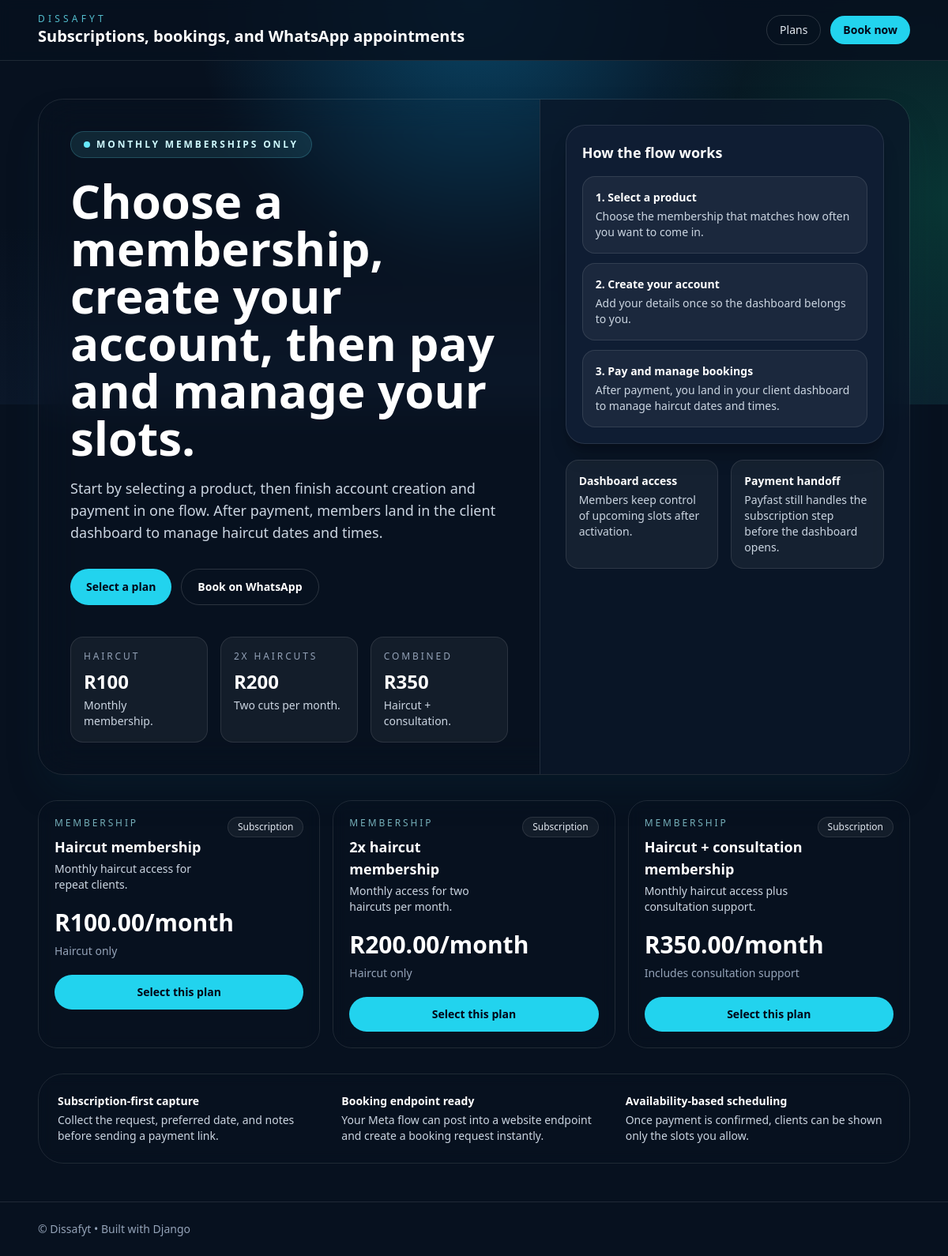
The page / on the database its author committed.
### marketing/models.py (models this page shows, shortened)
class SubscriptionPlan(models.Model):
    code = models.SlugField(max_length=80, unique=True)
    name = models.CharField(max_length=120)
    description = models.TextField(blank=True)
    monthly_amount = models.DecimalField(max_digits=8, decimal_places=2)
    includes_consultation = models.BooleanField(default=False)
    active = models.BooleanField(default=True)
    sort_order = models.PositiveSmallIntegerField(default=0)
    class Meta:
        ordering = ["sort_order", "name"]

### marketing/views.py (the view, shortened to what this page needs)
# urls.py: path("", home_view, name="home"),
def home_view(request):
    plans = list(SubscriptionPlan.objects.filter(active=True).order_by("sort_order", "name"))
    pricing_cards = [
        {
            "code": plan.code,
            "title": plan.name,
            "price": f"R{plan.monthly_amount:.2f}/month",
            "billing": "Subscription",
            "description": plan.description,
            "includes_consultation": plan.includes_consultation,
        }
        for plan in plans
    ]
    return render(request, "marketing/home.html", {"pricing_cards": pricing_cards})

### marketing/templates/marketing/home.html (shortened to what this page needs)
<!DOCTYPE html>
<html lang="en">
  <head>
    <script src="https://cdn.tailwindcss.com"></script>
  </head>
  <body class="min-h-screen bg-[#07111f] text-slate-100">
    <div class="absolute inset-x-0 top-0 -z-10 h-[32rem] bg-[radial-gradient(circle_at_top,rgba(14,165,233,0.35),transparent_45%),radial-gradient(circle_at_right,rgba(16,185,129,0.22),transparent_32%),linear-gradient(180deg,#07111f_0%,#07111f_56%,#0b1729_100%)]"></div>
    <header class="sticky top-0 z-20 border-b border-white/10 bg-[#07111f]/85 backdrop-blur">
      <div class="mx-auto flex max-w-6xl items-center justify-between px-4 py-4 md:px-6">
        <div>
          <p class="text-xs uppercase tracking-[0.35em] text-cyan-300/80">Dissafyt</p>
          <h1 class="text-lg font-semibold text-white md:text-xl">Subscriptions, bookings, and WhatsApp appointments</h1>
        </div>
        <div class="hidden items-center gap-3 md:flex">
          <a href="#plans" class="rounded-full border border-white/15 px-4 py-2 text-sm text-slate-200 hover:border-cyan-300/50 hover:text-white">Plans</a>
          <a href="#booking" class="rounded-full bg-cyan-400 px-4 py-2 text-sm font-semibold text-slate-950 hover:bg-cyan-300">Book now</a>
        </div>
      </div>
    </header>
    <main class="mx-auto max-w-6xl px-4 py-8 md:px-6 md:py-12">
      <section class="overflow-hidden rounded-[2rem] border border-white/10 bg-white/6 shadow-2xl shadow-cyan-950/25 backdrop-blur-xl">
        <div class="grid gap-0 md:grid-cols-[1.15fr,0.85fr]">
          <div class="relative p-6 md:p-10" id="booking">
            <div class="inline-flex items-center gap-2 rounded-full border border-cyan-300/20 bg-cyan-300/10 px-4 py-2 text-xs font-semibold uppercase tracking-[0.24em] text-cyan-100">
              <span class="h-2 w-2 rounded-full bg-cyan-300"></span>
              Monthly memberships only
            </div>
            <h2 class="mt-6 max-w-xl text-4xl font-semibold leading-[1.05] text-white md:text-6xl">
              Choose a membership, create your account, then pay and manage your slots.
            </h2>
            <p class="mt-5 max-w-2xl text-base leading-7 text-slate-300 md:text-lg">
              Start by selecting a product, then finish account creation and payment in one flow.
              After payment, members land in the client dashboard to manage haircut dates and times.
            </p>
            <div class="mt-8 flex flex-wrap gap-3">
              <a href="#plans" class="inline-flex items-center rounded-full bg-cyan-400 px-5 py-3 text-sm font-semibold text-slate-950 hover:bg-cyan-300">
                Select a plan
              </a>
              <a href="https://wa.me/27818082570" target="_blank" rel="noopener noreferrer" class="inline-flex items-center rounded-full border border-white/15 px-5 py-3 text-sm font-semibold text-white hover:border-cyan-300/50 hover:bg-white/5">
                Book on WhatsApp
              </a>
            </div>
            <div class="mt-10 grid gap-4 sm:grid-cols-3">
              <div class="rounded-2xl border border-white/10 bg-white/5 p-4">
                <p class="text-xs uppercase tracking-[0.24em] text-slate-400">Haircut</p>
                <p class="mt-2 text-2xl font-semibold text-white">R100</p>
                <p class="mt-1 text-sm text-slate-300">Monthly membership.</p>
              </div>
              <div class="rounded-2xl border border-white/10 bg-white/5 p-4">
                <p class="text-xs uppercase tracking-[0.24em] text-slate-400">2x Haircuts</p>
                <p class="mt-2 text-2xl font-semibold text-white">R200</p>
                <p class="mt-1 text-sm text-slate-300">Two cuts per month.</p>
              </div>
              <div class="rounded-2xl border border-white/10 bg-white/5 p-4">
                <p class="text-xs uppercase tracking-[0.24em] text-slate-400">Combined</p>
                <p class="mt-2 text-2xl font-semibold text-white">R350</p>
                <p class="mt-1 text-sm text-slate-300">Haircut + consultation.</p>
              </div>
            </div>
          </div>
          <div class="border-t border-white/10 bg-[#0b1729]/80 p-6 md:border-l md:border-t-0 md:p-8">
            <div class="rounded-[1.5rem] border border-white/10 bg-[#0f1d33] p-5 shadow-xl shadow-black/20">
              <h3 class="text-lg font-semibold text-white">How the flow works</h3>
              <div class="mt-4 space-y-3 text-sm text-slate-300">
                <div class="rounded-2xl border border-white/10 bg-white/5 p-4">
                  <p class="font-semibold text-white">1. Select a product</p>
                  <p class="mt-1">Choose the membership that matches how often you want to come in.</p>
                </div>
                <div class="rounded-2xl border border-white/10 bg-white/5 p-4">
                  <p class="font-semibold text-white">2. Create your account</p>
                  <p class="mt-1">Add your details once so the dashboard belongs to you.</p>
                </div>
                <div class="rounded-2xl border border-white/10 bg-white/5 p-4">
                  <p class="font-semibold text-white">3. Pay and manage bookings</p>
                  <p class="mt-1">After payment, you land in your client dashboard to manage haircut dates and times.</p>
                </div>
              </div>
            </div>
            <div class="mt-5 grid gap-4 md:grid-cols-2">
              <div class="rounded-2xl border border-white/10 bg-white/5 p-4">
                <h4 class="text-sm font-semibold text-white">Dashboard access</h4>
                <p class="mt-1 text-sm text-slate-300">Members keep control of upcoming slots after activation.</p>
              </div>
              <div class="rounded-2xl border border-white/10 bg-white/5 p-4">
                <h4 class="text-sm font-semibold text-white">Payment handoff</h4>
                <p class="mt-1 text-sm text-slate-300">Payfast still handles the subscription step before the dashboard opens.</p>
              </div>
            </div>
          </div>
        </div>
      </section>
      <section class="mt-8 grid gap-4 md:grid-cols-2 lg:grid-cols-3" id="plans">
        {% for card in pricing_cards %}
          <div class="rounded-[1.5rem] border border-white/10 bg-white/6 p-5 backdrop-blur">
            <div class="flex items-start justify-between gap-4">
              <div>
                <p class="text-xs uppercase tracking-[0.24em] text-cyan-200/70">Membership</p>
                <h3 class="mt-2 text-lg font-semibold text-white">{{ card.title }}</h3>
                <p class="mt-1 text-sm text-slate-300">{{ card.description }}</p>
              </div>
              <span class="rounded-full border border-white/10 bg-white/5 px-3 py-1 text-xs font-medium text-slate-200">{{ card.billing }}</span>
            </div>
            <p class="mt-5 text-3xl font-semibold text-white">{{ card.price }}</p>
            <p class="mt-2 text-sm text-slate-400">{{ card.includes_consultation|yesno:"Includes consultation support,Haircut only" }}</p>
            <button
              type="button"
              class="mt-5 inline-flex w-full items-center justify-center rounded-full bg-cyan-400 px-4 py-3 text-sm font-semibold text-slate-950 hover:bg-cyan-300"
              data-plan-code="{{ card.code }}"
              data-plan-name="{{ card.title }}"
              data-plan-price="{{ card.price }}"
              onclick="openPlanModal(this)"
            >
              Select this plan
            </button>
          </div>
        {% endfor %}
      </section>
      <section class="mt-8 rounded-[2rem] border border-white/10 bg-white/6 p-6 backdrop-blur">
        <div class="grid gap-6 md:grid-cols-3">
          <div>
            <h3 class="text-sm font-semibold text-white">Subscription-first capture</h3>
            <p class="mt-1 text-sm text-slate-300">Collect the request, preferred date, and notes before sending a payment link.</p>
          </div>
          <div>
            <h3 class="text-sm font-semibold text-white">Booking endpoint ready</h3>
            <p class="mt-1 text-sm text-slate-300">Your Meta flow can post into a website endpoint and create a booking request instantly.</p>
          </div>
          <div>
            <h3 class="text-sm font-semibold text-white">Availability-based scheduling</h3>
            <p class="mt-1 text-sm text-slate-300">Once payment is confirmed, clients can be shown only the slots you allow.</p>
          </div>
        </div>
      </section>
    </main>
    <footer class="border-t border-white/10 bg-[#07111f] py-6">
      <div class="mx-auto max-w-6xl px-4 text-sm text-slate-400 md:px-6">
        &copy; Dissafyt • Built with Django
      </div>
    </footer>
  </body>
</html>

### rows shown on the page
SubscriptionPlan: title "Haircut membership", description "Monthly haircut access for repeat clients."
SubscriptionPlan: title "2x haircut membership", description "Monthly access for two haircuts per month."
SubscriptionPlan: title "Haircut + consultation membership", description "Monthly haircut access plus consultation support."

### other values the page prints
{{ card.billing }} "Subscription" "Subscription" "Subscription"
{{ card.price }} "R100.00/month" "R200.00/month" "R350.00/month"
